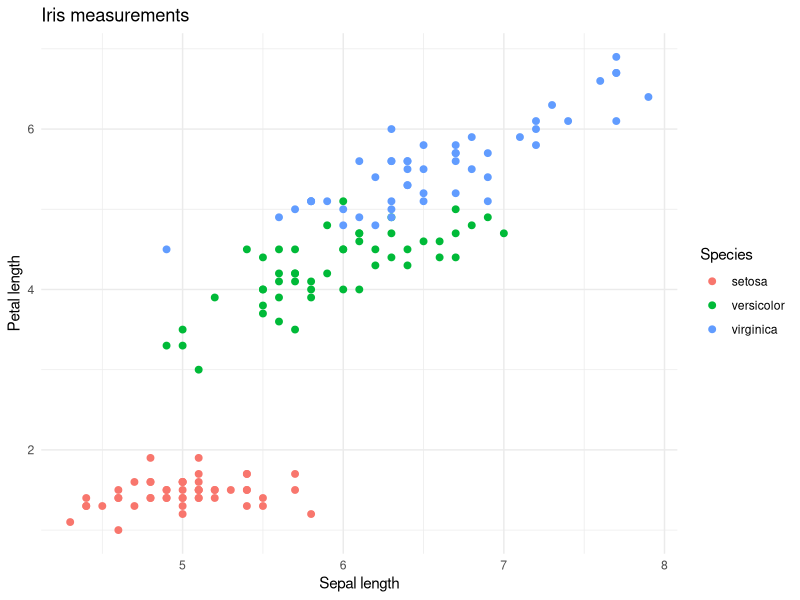

Generate this figure with R:
## ---- chunk 1
knitr::opts_chunk$set(echo = TRUE, message = FALSE, warning = FALSE,
                      fig.width = 7, fig.height = 5)
set.seed(42)
library(dplyr)
library(ggplot2)
## ---- chunk 2
head(iris)
summary(iris)
## ---- chunk 3
species_summary <- iris |>
  group_by(Species) |>
  summarise(
    n = n(),
    mean_petal_length = mean(Petal.Length),
    sd_petal_length = sd(Petal.Length),
    .groups = "drop"
  )
species_summary
## ---- chunk 4
ggplot(iris, aes(Sepal.Length, Petal.Length, color = Species)) +
  geom_point(size = 2) +
  labs(title = "Iris measurements",
       x = "Sepal length", y = "Petal length") +
  theme_minimal()
## ---- chunk 5
fit <- lm(Petal.Length ~ Sepal.Length + Species, data = iris)
summary(fit)
## ---- chunk 6
sessionInfo()
